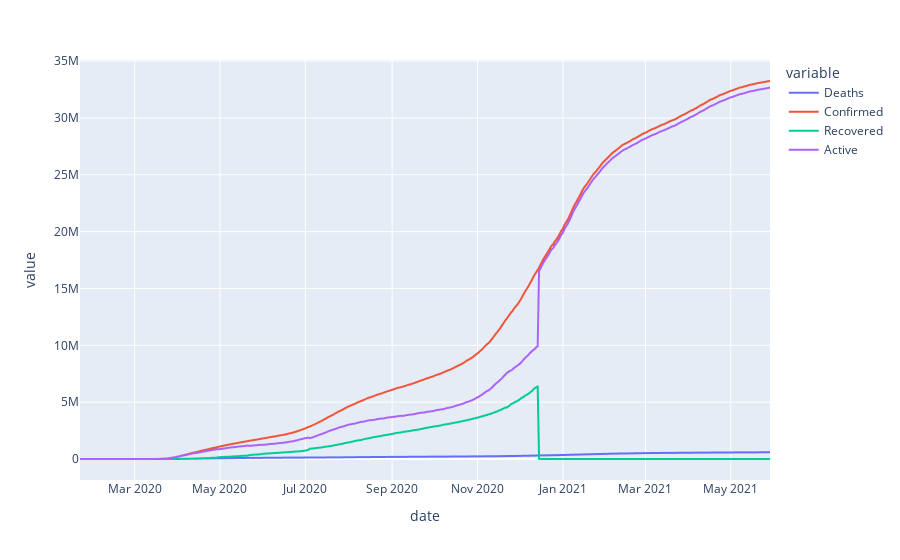

Notebook source saved alongside this figure:
### Code cell
USA = dff[dff['country']=='US'].groupby('date')[['Confirmed','Deaths','Recovered','Active']].sum()

px.line(data_frame=USA,x=USA.index,y=['Deaths','Confirmed','Recovered','Active'])

### Figure 1 — Plotly figure (JSON) as saved in the notebook; plotly's stock layout.template omitted (floating-point values rounded to 4 significant figures; data arrays with more than 128 entries replaced by an {"elided": "..."} marker saying what was removed)
{"data": [{"hovertemplate": "variable=Deaths<br>date=%{x}<br>value=%{y}<extra></extra>", "legendgroup": "Deaths", "line": {"color": "#636efa", "dash": "solid"}, "marker": {"symbol": "circle"}, "mode": "lines", "name": "Deaths", "showlegend": true, "type": "scattergl", "x": {"elided": "494 str values"}, "xaxis": "x", "y": {"elided": "494 int values"}, "yaxis": "y"}, {"hovertemplate": "variable=Confirmed<br>date=%{x}<br>value=%{y}<extra></extra>", "legendgroup": "Confirmed", "line": {"color": "#EF553B", "dash": "solid"}, "marker": {"symbol": "circle"}, "mode": "lines", "name": "Confirmed", "showlegend": true, "type": "scattergl", "x": {"elided": "494 str values"}, "xaxis": "x", "y": {"elided": "494 int values"}, "yaxis": "y"}, {"hovertemplate": "variable=Recovered<br>date=%{x}<br>value=%{y}<extra></extra>", "legendgroup": "Recovered", "line": {"color": "#00cc96", "dash": "solid"}, "marker": {"symbol": "circle"}, "mode": "lines", "name": "Recovered", "showlegend": true, "type": "scattergl", "x": {"elided": "494 str values"}, "xaxis": "x", "y": {"elided": "494 int values"}, "yaxis": "y"}, {"hovertemplate": "variable=Active<br>date=%{x}<br>value=%{y}<extra></extra>", "legendgroup": "Active", "line": {"color": "#ab63fa", "dash": "solid"}, "marker": {"symbol": "circle"}, "mode": "lines", "name": "Active", "showlegend": true, "type": "scattergl", "x": {"elided": "494 str values"}, "xaxis": "x", "y": {"elided": "494 int values"}, "yaxis": "y"}], "layout": {"legend": {"title": {"text": "variable"}, "tracegroupgap": 0}, "margin": {"t": 60}, "xaxis": {"anchor": "y", "domain": [0, 1], "title": {"text": "date"}}, "yaxis": {"anchor": "x", "domain": [0, 1], "title": {"text": "value"}}}}
